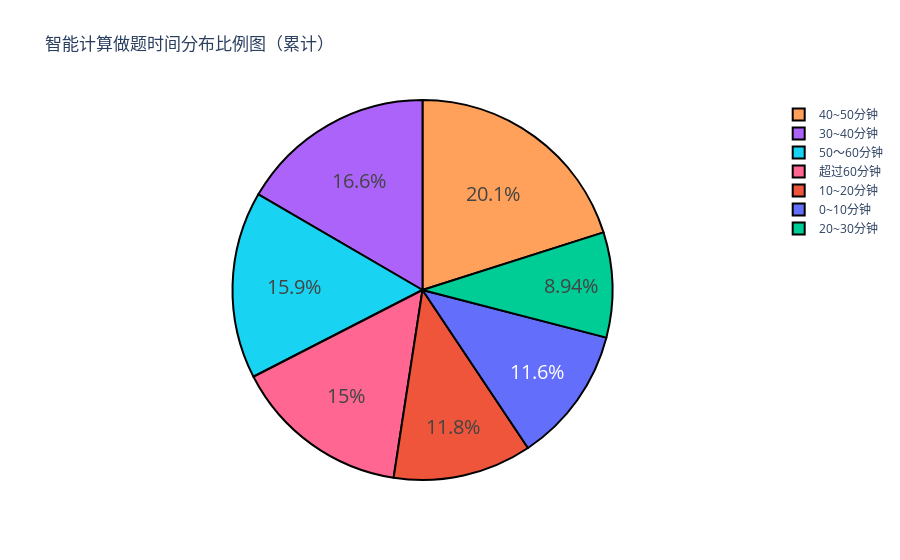

Notebook cell for this chart:
### Code cell
import plotly as py
import plotly.graph_objs as go
pyplt=py.offline.plot
labels=['0~10分钟','10~20分钟','20~30分钟','30~40分钟','40~50分钟', '50～60分钟', '超过60分钟']
values=x1_list
trace=[go.Pie(labels=labels,values=values)]
layout=go.Layout(
    title='智能计算做题时间分布比例图（累计）'
)
fig=go.Figure(data=trace,layout=layout)
fig.update_traces(hoverinfo='label+percent',
#  textinfo='value', 
 textfont_size=20, marker=dict(colors=plotly.colors.qualitative.Plotly[0:7], line=dict(color='#000000', width=2)))
pyplt(fig,filename='plot/总计智能计算时间分布饼图.html')
offline.iplot(fig)

### Figure 1 — Plotly figure (JSON) as saved in the notebook; plotly's stock layout.template omitted (floating-point values rounded to 4 significant figures)
{"data": [{"hoverinfo": "label+percent", "labels": ["0~10分钟", "10~20分钟", "20~30分钟", "30~40分钟", "40~50分钟", "50～60分钟", "超过60分钟"], "marker": {"colors": ["#636EFA", "#EF553B", "#00CC96", "#AB63FA", "#FFA15A", "#19D3F3", "#FF6692"], "line": {"color": "#000000", "width": 2}}, "textfont": {"size": 20}, "type": "pie", "values": [1834, 1866, 1413, 2625, 3177, 2521, 2375]}], "layout": {"title": {"text": "智能计算做题时间分布比例图（累计）"}}}
